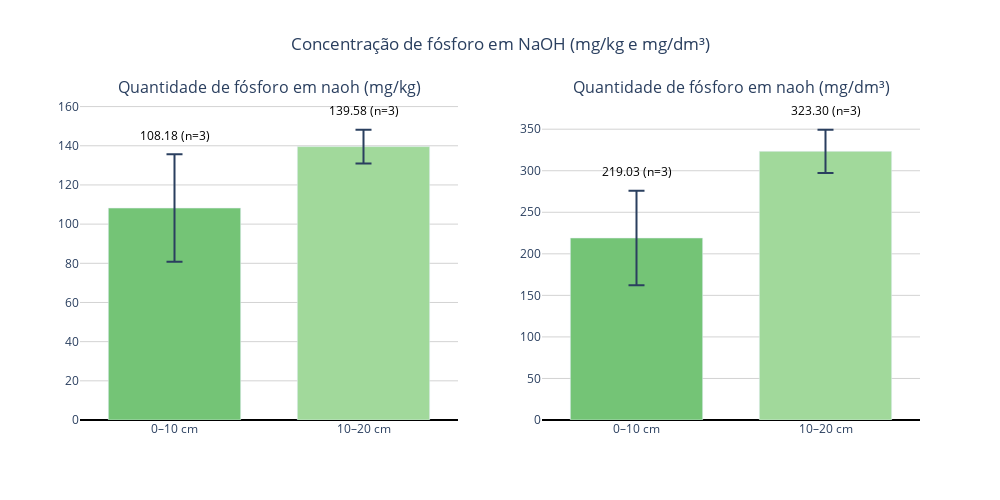

Notebook cell for this chart:
### Code cell
import numpy as np
import plotly.graph_objects as go
from plotly.subplots import make_subplots

# Função para limpar valores negativos (não mensuráveis)
def limpar(valores):
    arr = np.array(valores, dtype=float)
    arr[arr <= 0] = 0
    return arr

# --- Dados mg/kg ---
pi_0_10_mgkg = limpar([R1_0_10_naoh, R2_0_10_naoh, P2_0_10_naoh])
pi_10_20_mgkg = limpar([R1_10_20_naoh, R2_10_20_naoh, P2_10_20_naoh])

# --- Dados mg/dm³ ---
pi_0_10_mgdm3 = limpar([p_R1010, p_R2010, p_P2010])

pi_10_20_mgdm3 = limpar([p_R11020, p_R21020, p_P21020])

# --- Estatísticas ---
def calcular_estatisticas(dados):
    mean = np.nanmean(dados)
    std = np.nanstd(dados, ddof=1)
    n = np.sum(~np.isnan(dados))
    sem = std / np.sqrt(n) if n > 0 else np.nan
    return mean, sem, n

means_mgkg, sems_mgkg, ns_mgkg = zip(*[calcular_estatisticas(pi_0_10_mgkg),
                                       calcular_estatisticas(pi_10_20_mgkg)])
means_mgdm3, sems_mgdm3, ns_mgdm3 = zip(*[calcular_estatisticas(pi_0_10_mgdm3),
                                          calcular_estatisticas(pi_10_20_mgdm3)])

# Labels e cores
labels = ['0–10 cm', '10–20 cm']
colors = ['#74c476', '#a1d99b']

# --- Criar subplots lado a lado ---
fig = make_subplots(rows=1, cols=2, subplot_titles=[
    'Quantidade de fósforo em naoh (mg/kg)',
    'Quantidade de fósforo em naoh (mg/dm³)'
])

# --- Função auxiliar para adicionar texto acima da barra + erro ---
def criar_textos(means, sems, ns):
    textos = []
    y_pos = []
    max_val = max([m + s for m, s in zip(means, sems) if not np.isnan(m)])
    for m, s, n in zip(means, sems, ns):
        if np.isnan(m):
            textos.append('Não mensurável')
            y_pos.append(0.05 * max_val)
        else:
            textos.append(f'{m:.2f}\n(n={n})')
            y_pos.append(m + s + 0.03*max_val)  # deslocamento acima da barra + erro
    return textos, y_pos

texts_mgkg, y_mgkg = criar_textos(means_mgkg, sems_mgkg, ns_mgkg)
texts_mgdm3, y_mgdm3 = criar_textos(means_mgdm3, sems_mgdm3, ns_mgdm3)

# --- Gráfico mg/kg ---
fig.add_trace(go.Bar(
    x=labels,
    y=means_mgkg,
    error_y=dict(type='data', array=sems_mgkg, visible=True, thickness=2, width=8),
    marker_color=colors,
    text=texts_mgkg,
    textposition='none',
), row=1, col=1)

# --- Adiciona anotações acima da barra + erro (mg/kg) ---
for xi, yi, txt in zip(labels, y_mgkg, texts_mgkg):
    fig.add_annotation(
        x=xi,
        y=yi,
        text=txt,
        showarrow=False,
        font=dict(size=12, color='black'),
        xanchor='center',
        yanchor='bottom',
        row=1, col=1
    )

# --- Gráfico mg/dm³ ---
fig.add_trace(go.Bar(
    x=labels,
    y=means_mgdm3,
    error_y=dict(type='data', array=sems_mgdm3, visible=True, thickness=2, width=8),
    marker_color=colors,
    text=texts_mgdm3,
    textposition='none',
), row=1, col=2)

# --- Adiciona anotações acima da barra + erro (mg/dm³) ---
for xi, yi, txt in zip(labels, y_mgdm3, texts_mgdm3):
    fig.add_annotation(
        x=xi,
        y=yi,
        text=txt,
        showarrow=False,
        font=dict(size=12, color='black'),
        xanchor='center',
        yanchor='bottom',
        row=1, col=2
    )

# --- Layout ---
fig.update_layout(
    height=500,
    width=1000,
    showlegend=False,
    title_text="Concentração de fósforo em NaOH (mg/kg e mg/dm³)",
    title_x=0.5,
    bargap=0.3,
    plot_bgcolor='white',
    font=dict(size=12)
)

# Linhas de referência no zero
fig.update_yaxes(showgrid=True, gridcolor='lightgray', zeroline=True, zerolinecolor='black')

fig.show()

### Figure 1 — Plotly figure (JSON) as saved in the notebook; plotly's stock layout.template omitted (floating-point values rounded to 4 significant figures)
{"data": [{"error_y": {"array": [27.46, 8.619], "thickness": 2, "type": "data", "visible": true, "width": 8}, "marker": {"color": ["#74c476", "#a1d99b"]}, "text": ["108.18\n(n=3)", "139.58\n(n=3)"], "textposition": "none", "type": "bar", "x": ["0–10 cm", "10–20 cm"], "xaxis": "x", "y": [108.2, 139.6], "yaxis": "y"}, {"error_y": {"array": [56.99, 26.07], "thickness": 2, "type": "data", "visible": true, "width": 8}, "marker": {"color": ["#74c476", "#a1d99b"]}, "text": ["219.03\n(n=3)", "323.30\n(n=3)"], "textposition": "none", "type": "bar", "x": ["0–10 cm", "10–20 cm"], "xaxis": "x2", "y": [219.0, 323.3], "yaxis": "y2"}], "layout": {"annotations": [{"font": {"size": 16}, "showarrow": false, "text": "Quantidade de fósforo em naoh (mg/kg)", "x": 0.225, "xanchor": "center", "xref": "paper", "y": 1, "yanchor": "bottom", "yref": "paper"}, {"font": {"size": 16}, "showarrow": false, "text": "Quantidade de fósforo em naoh (mg/dm³)", "x": 0.775, "xanchor": "center", "xref": "paper", "y": 1, "yanchor": "bottom", "yref": "paper"}, {"font": {"color": "black", "size": 12}, "showarrow": false, "text": "108.18\n(n=3)", "x": "0–10 cm", "xanchor": "center", "xref": "x", "y": 140.1, "yanchor": "bottom", "yref": "y"}, {"font": {"color": "black", "size": 12}, "showarrow": false, "text": "139.58\n(n=3)", "x": "10–20 cm", "xanchor": "center", "xref": "x", "y": 152.6, "yanchor": "bottom", "yref": "y"}, {"font": {"color": "black", "size": 12}, "showarrow": false, "text": "219.03\n(n=3)", "x": "0–10 cm", "xanchor": "center", "xref": "x2", "y": 286.5, "yanchor": "bottom", "yref": "y2"}, {"font": {"color": "black", "size": 12}, "showarrow": false, "text": "323.30\n(n=3)", "x": "10–20 cm", "xanchor": "center", "xref": "x2", "y": 359.9, "yanchor": "bottom", "yref": "y2"}], "bargap": 0.3, "font": {"size": 12}, "height": 500, "plot_bgcolor": "white", "showlegend": false, "title": {"text": "Concentração de fósforo em NaOH (mg/kg e mg/dm³)", "x": 0.5}, "width": 1000, "xaxis": {"anchor": "y", "domain": [0, 0.45]}, "xaxis2": {"anchor": "y2", "domain": [0.55, 1]}, "yaxis": {"anchor": "x", "domain": [0, 1], "gridcolor": "lightgray", "showgrid": true, "zeroline": true, "zerolinecolor": "black"}, "yaxis2": {"anchor": "x2", "domain": [0, 1], "gridcolor": "lightgray", "showgrid": true, "zeroline": true, "zerolinecolor": "black"}}}
